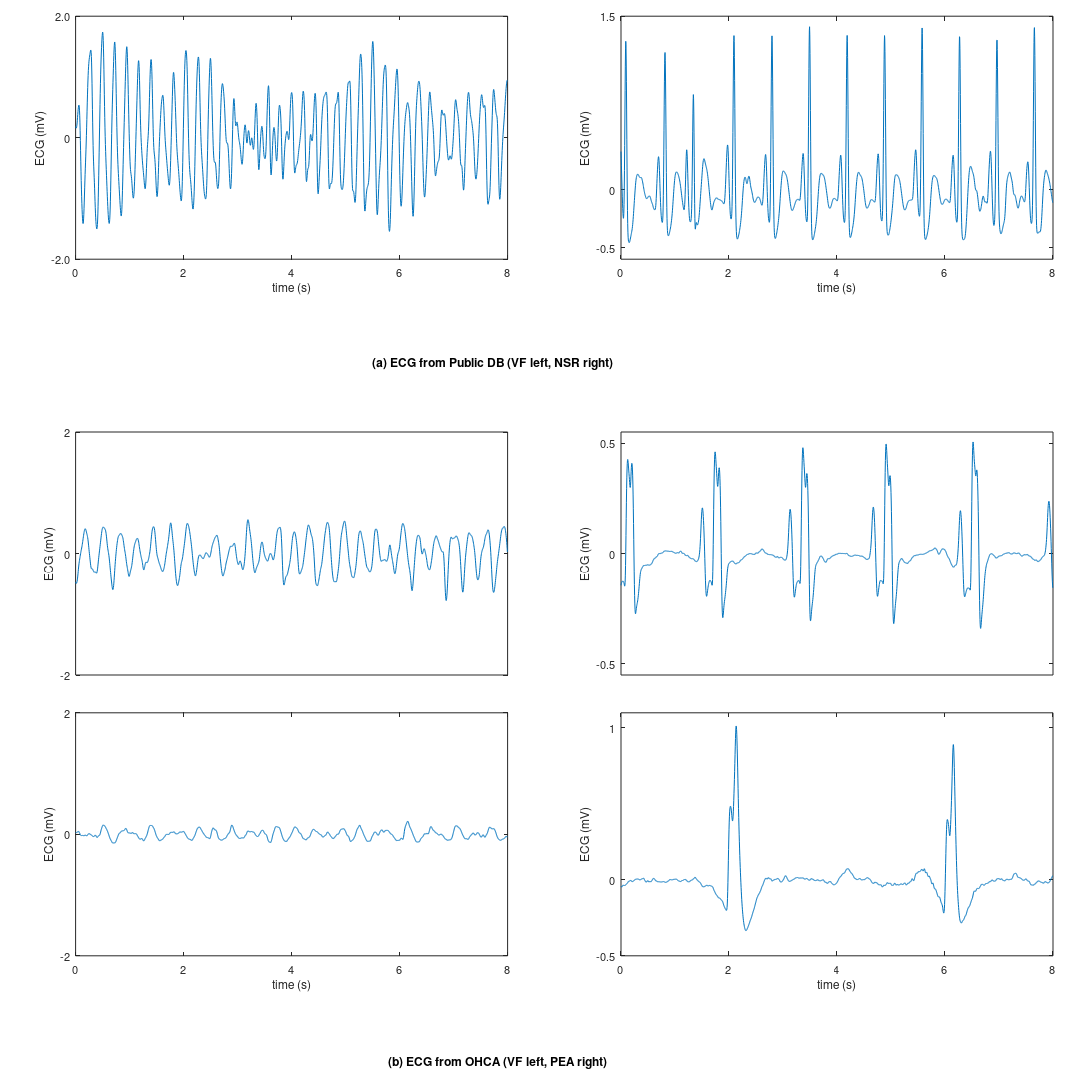

Write MATLAB code to recreate this figure.
function figure1

fs = 250;

%%%% STEP 2 : plot data
pos = [-1843 259 700 400];
close all; figure(1);set(gcf, 'Position', pos, 'PaperPosition',pos);

%%%% PLOT VF public
load('./data for figures/public_shock'); data=data(1);
s_ecg = data.s_ecg; t = (0:length(s_ecg)-1)/fs;
subplot('Position', [0.07 0.76 0.4 0.225]);
plot(t, s_ecg); 
set(gca, 'XTick', 0:2:8, 'XLim', [0 8], 'YTick', -2:2:2, 'YTickLabel', {'-2.0', '0', '2.0'}, 'YLim', [-2 2], 'Fontsize', 11);
ylabel('ECG (mV)');xlabel('time (s)');

%%%% PLOT NSR public
load('./data for figures/public_noshock'); data=data(1);
s_ecg = data.s_ecg; t = (0:length(s_ecg)-1)/fs;
subplot('Position', [0.575 0.76 0.4 0.225]);
plot(t, s_ecg); 
set(gca, 'XTick', 0:2:8, 'XLim', [0 8], 'YTick', [-0.5 0 1.5], 'YLim', [-0.6 1.5], 'Fontsize', 11);
ylabel('ECG (mV)');xlabel('time (s)');

text(-4.6, -1.5, '(a) ECG from Public DB (VF left, NSR right)', 'Fontsize', 12,'Fontweight','bold');

%%%% PLOT VF ohca
load('./data for figures/ohca_shock'); data=data(3);
s_ecg = data.s_ecg; t = (0:length(s_ecg)-1)/fs;
subplot('Position', [0.07 0.375 0.4 0.225]);
plot(t, s_ecg); 
set(gca, 'XTick', [], 'XLim', [0 8], 'YTick', -2:2:2, 'YLim', [-2 2], 'Fontsize', 11);
ylabel('ECG (mV)');%xlabel('time (s)');
%%%% PLOT VF ohca
load('./data for figures/ohca_shock'); data=data(4);
s_ecg = data.s_ecg; t = (0:length(s_ecg)-1)/fs;
subplot('Position', [0.07 0.115 0.4 0.225]);
plot(t, s_ecg); 
set(gca, 'XTick', 0:2:8, 'XLim', [0 8], 'YTick', -2:2:2, 'YLim', [-2 2], 'Fontsize', 11);
ylabel('ECG (mV)');xlabel('time (s)');

%%%% PLOT PE ohca
load('./data for figures/ohca_noshock'); data=data(1);
s_ecg = 2*data.s_ecg; t = (0:length(s_ecg)-1)/fs;
subplot('Position', [0.575 0.375 0.4 0.225]);
plot(t, s_ecg); 
set(gca, 'XTick', [], 'XLim', [0 8], 'YTick', -0.5:0.5:0.5, 'YLim', [-0.55 0.55], 'Fontsize', 11);
ylabel('ECG (mV)');%xlabel('time (s)');

%%%% PLOT PE ohca
load('./data for figures/ohca_noshock'); data=data(4);
s_ecg = 2*data.s_ecg; t = (0:length(s_ecg)-1)/fs;
subplot('Position', [0.575 0.115 0.4 0.225]);
plot(t, s_ecg); 
set(gca, 'XTick', 0:2:8, 'XLim', [0 8], 'YTick', [-0.5 0 1], 'YLim', [-0.5 1.1], 'Fontsize', 11);
ylabel('ECG (mV)');xlabel('time (s)');


set(gcf,'PaperPositionMode','manual');
set(gcf,'PaperUnits','inches');
set(gcf,'PaperPosition', [1 1 15 15]);


text(-4.3, -1.2, '(b) ECG from OHCA (VF left, PEA right)', 'Fontsize', 12,'Fontweight','bold');